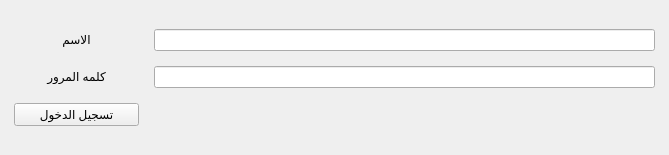
<?xml version="1.0" encoding="UTF-8"?>
<ui version="4.0">
 <class>login</class>
 <widget class="QMainWindow" name="login">
  <property name="geometry">
   <rect>
    <x>0</x>
    <y>0</y>
    <width>669</width>
    <height>155</height>
   </rect>
  </property>
  <property name="maximumSize">
   <size>
    <width>16777215</width>
    <height>160</height>
   </size>
  </property>
  <property name="windowTitle">
   <string>login</string>
  </property>
  <widget class="QWidget" name="centralwidget">
   <layout class="QGridLayout" name="gridLayout_2">
    <item row="1" column="0">
     <layout class="QGridLayout" name="gridLayout">
      <property name="leftMargin">
       <number>5</number>
      </property>
      <property name="rightMargin">
       <number>5</number>
      </property>
      <property name="spacing">
       <number>15</number>
      </property>
      <item row="0" column="0">
       <widget class="QLabel" name="user_name_lab">
        <property name="sizePolicy">
         <sizepolicy hsizetype="Expanding" vsizetype="Fixed">
          <horstretch>2</horstretch>
          <verstretch>0</verstretch>
         </sizepolicy>
        </property>
        <property name="text">
         <string>الاسم</string>
        </property>
        <property name="alignment">
         <set>Qt::AlignCenter</set>
        </property>
       </widget>
      </item>
      <item row="1" column="0">
       <widget class="QLabel" name="password_lab">
        <property name="sizePolicy">
         <sizepolicy hsizetype="Expanding" vsizetype="Fixed">
          <horstretch>2</horstretch>
          <verstretch>0</verstretch>
         </sizepolicy>
        </property>
        <property name="text">
         <string>كلمه المرور</string>
        </property>
        <property name="alignment">
         <set>Qt::AlignCenter</set>
        </property>
       </widget>
      </item>
      <item row="1" column="1">
       <widget class="QLineEdit" name="password_input">
        <property name="sizePolicy">
         <sizepolicy hsizetype="Expanding" vsizetype="Fixed">
          <horstretch>8</horstretch>
          <verstretch>0</verstretch>
         </sizepolicy>
        </property>
       </widget>
      </item>
      <item row="0" column="1">
       <widget class="QLineEdit" name="user_name_input">
        <property name="sizePolicy">
         <sizepolicy hsizetype="Expanding" vsizetype="Fixed">
          <horstretch>8</horstretch>
          <verstretch>0</verstretch>
         </sizepolicy>
        </property>
       </widget>
      </item>
      <item row="2" column="0">
       <widget class="QPushButton" name="login_BUT">
        <property name="sizePolicy">
         <sizepolicy hsizetype="Expanding" vsizetype="Fixed">
          <horstretch>2</horstretch>
          <verstretch>0</verstretch>
         </sizepolicy>
        </property>
        <property name="text">
         <string>تسجيل الدخول</string>
        </property>
       </widget>
      </item>
      <item row="2" column="1">
       <widget class="QLabel" name="error_lab">
        <property name="sizePolicy">
         <sizepolicy hsizetype="Expanding" vsizetype="Fixed">
          <horstretch>8</horstretch>
          <verstretch>0</verstretch>
         </sizepolicy>
        </property>
        <property name="text">
         <string/>
        </property>
        <property name="alignment">
         <set>Qt::AlignCenter</set>
        </property>
       </widget>
      </item>
     </layout>
    </item>
   </layout>
  </widget>
 </widget>
 <resources/>
 <connections/>
</ui>
